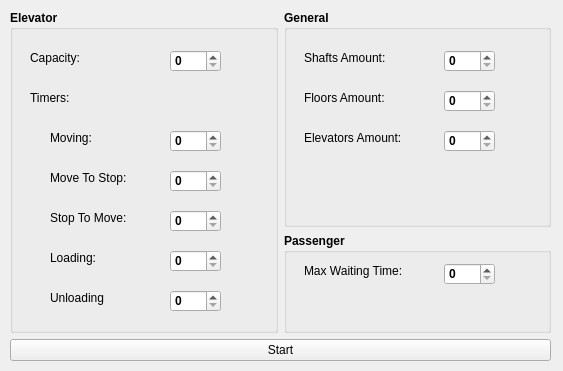
<?xml version="1.0" encoding="UTF-8"?>
<ui version="4.0">
 <class>StartingSettings</class>
 <widget class="QMainWindow" name="StartingSettings">
  <property name="geometry">
   <rect>
    <x>0</x>
    <y>0</y>
    <width>563</width>
    <height>371</height>
   </rect>
  </property>
  <property name="maximumSize">
   <size>
    <width>900</width>
    <height>16777215</height>
   </size>
  </property>
  <property name="windowTitle">
   <string>MainWindow</string>
  </property>
  <widget class="QWidget" name="centralwidget">
   <widget class="QWidget" name="gridLayoutWidget">
    <property name="geometry">
     <rect>
      <x>10</x>
      <y>10</y>
      <width>541</width>
      <height>351</height>
     </rect>
    </property>
    <layout class="QGridLayout" name="gridLayout" columnstretch="0,0">
     <property name="rightMargin">
      <number>0</number>
     </property>
     <item row="2" column="0" colspan="2">
      <widget class="QPushButton" name="buttonStart">
       <property name="text">
        <string>Start</string>
       </property>
      </widget>
     </item>
     <item row="0" column="0" rowspan="2">
      <widget class="QGroupBox" name="elevatorBox">
       <property name="sizePolicy">
        <sizepolicy hsizetype="Maximum" vsizetype="Preferred">
         <horstretch>0</horstretch>
         <verstretch>0</verstretch>
        </sizepolicy>
       </property>
       <property name="maximumSize">
        <size>
         <width>800</width>
         <height>800</height>
        </size>
       </property>
       <property name="font">
        <font>
         <weight>75</weight>
         <bold>true</bold>
        </font>
       </property>
       <property name="title">
        <string>Elevator</string>
       </property>
       <widget class="QLabel" name="label_4">
        <property name="geometry">
         <rect>
          <x>20</x>
          <y>40</y>
          <width>61</width>
          <height>16</height>
         </rect>
        </property>
        <property name="font">
         <font>
          <weight>50</weight>
          <bold>false</bold>
         </font>
        </property>
        <property name="text">
         <string>Capacity:</string>
        </property>
       </widget>
       <widget class="QLabel" name="label_5">
        <property name="geometry">
         <rect>
          <x>20</x>
          <y>80</y>
          <width>61</width>
          <height>16</height>
         </rect>
        </property>
        <property name="font">
         <font>
          <weight>50</weight>
          <bold>false</bold>
         </font>
        </property>
        <property name="text">
         <string>Timers:</string>
        </property>
       </widget>
       <widget class="QLabel" name="label_7">
        <property name="geometry">
         <rect>
          <x>40</x>
          <y>120</y>
          <width>81</width>
          <height>16</height>
         </rect>
        </property>
        <property name="font">
         <font>
          <weight>50</weight>
          <bold>false</bold>
         </font>
        </property>
        <property name="text">
         <string>Moving:</string>
        </property>
       </widget>
       <widget class="QLabel" name="label_8">
        <property name="geometry">
         <rect>
          <x>40</x>
          <y>160</y>
          <width>91</width>
          <height>16</height>
         </rect>
        </property>
        <property name="font">
         <font>
          <weight>50</weight>
          <bold>false</bold>
         </font>
        </property>
        <property name="text">
         <string>Move To Stop:</string>
        </property>
       </widget>
       <widget class="QLabel" name="label_9">
        <property name="geometry">
         <rect>
          <x>40</x>
          <y>200</y>
          <width>91</width>
          <height>16</height>
         </rect>
        </property>
        <property name="font">
         <font>
          <weight>50</weight>
          <bold>false</bold>
         </font>
        </property>
        <property name="text">
         <string>Stop To Move:</string>
        </property>
       </widget>
       <widget class="QLabel" name="label_10">
        <property name="geometry">
         <rect>
          <x>40</x>
          <y>240</y>
          <width>61</width>
          <height>16</height>
         </rect>
        </property>
        <property name="font">
         <font>
          <weight>50</weight>
          <bold>false</bold>
         </font>
        </property>
        <property name="text">
         <string>Loading:</string>
        </property>
       </widget>
       <widget class="QLabel" name="label_11">
        <property name="geometry">
         <rect>
          <x>40</x>
          <y>280</y>
          <width>71</width>
          <height>16</height>
         </rect>
        </property>
        <property name="font">
         <font>
          <weight>50</weight>
          <bold>false</bold>
         </font>
        </property>
        <property name="text">
         <string>Unloading</string>
        </property>
       </widget>
       <widget class="QSpinBox" name="spinCapacity">
        <property name="geometry">
         <rect>
          <x>160</x>
          <y>40</y>
          <width>51</width>
          <height>22</height>
         </rect>
        </property>
       </widget>
       <widget class="QSpinBox" name="spinMoving">
        <property name="geometry">
         <rect>
          <x>160</x>
          <y>120</y>
          <width>51</width>
          <height>22</height>
         </rect>
        </property>
       </widget>
       <widget class="QSpinBox" name="spinMoveToStop">
        <property name="geometry">
         <rect>
          <x>160</x>
          <y>160</y>
          <width>51</width>
          <height>22</height>
         </rect>
        </property>
       </widget>
       <widget class="QSpinBox" name="spinStopToMove">
        <property name="geometry">
         <rect>
          <x>160</x>
          <y>200</y>
          <width>51</width>
          <height>22</height>
         </rect>
        </property>
       </widget>
       <widget class="QSpinBox" name="spinLoading">
        <property name="geometry">
         <rect>
          <x>160</x>
          <y>240</y>
          <width>51</width>
          <height>22</height>
         </rect>
        </property>
       </widget>
       <widget class="QSpinBox" name="spinUnloading">
        <property name="geometry">
         <rect>
          <x>160</x>
          <y>280</y>
          <width>51</width>
          <height>22</height>
         </rect>
        </property>
       </widget>
      </widget>
     </item>
     <item row="1" column="1">
      <widget class="QGroupBox" name="passengerBox">
       <property name="enabled">
        <bool>true</bool>
       </property>
       <property name="sizePolicy">
        <sizepolicy hsizetype="Maximum" vsizetype="Maximum">
         <horstretch>0</horstretch>
         <verstretch>0</verstretch>
        </sizepolicy>
       </property>
       <property name="maximumSize">
        <size>
         <width>400</width>
         <height>100</height>
        </size>
       </property>
       <property name="font">
        <font>
         <weight>75</weight>
         <bold>true</bold>
        </font>
       </property>
       <property name="title">
        <string>Passenger</string>
       </property>
       <widget class="QLabel" name="label_6">
        <property name="geometry">
         <rect>
          <x>20</x>
          <y>30</y>
          <width>111</width>
          <height>16</height>
         </rect>
        </property>
        <property name="font">
         <font>
          <weight>50</weight>
          <bold>false</bold>
         </font>
        </property>
        <property name="text">
         <string>Max Waiting Time:</string>
        </property>
       </widget>
       <widget class="QSpinBox" name="spinMaxWaitingTime">
        <property name="geometry">
         <rect>
          <x>160</x>
          <y>30</y>
          <width>51</width>
          <height>22</height>
         </rect>
        </property>
       </widget>
      </widget>
     </item>
     <item row="0" column="1">
      <widget class="QGroupBox" name="generalBox">
       <property name="enabled">
        <bool>true</bool>
       </property>
       <property name="sizePolicy">
        <sizepolicy hsizetype="Preferred" vsizetype="Preferred">
         <horstretch>0</horstretch>
         <verstretch>0</verstretch>
        </sizepolicy>
       </property>
       <property name="maximumSize">
        <size>
         <width>400</width>
         <height>800</height>
        </size>
       </property>
       <property name="font">
        <font>
         <weight>75</weight>
         <bold>true</bold>
        </font>
       </property>
       <property name="mouseTracking">
        <bool>false</bool>
       </property>
       <property name="contextMenuPolicy">
        <enum>Qt::DefaultContextMenu</enum>
       </property>
       <property name="accessibleDescription">
        <string/>
       </property>
       <property name="title">
        <string>General</string>
       </property>
       <property name="flat">
        <bool>false</bool>
       </property>
       <property name="checkable">
        <bool>false</bool>
       </property>
       <property name="checked">
        <bool>false</bool>
       </property>
       <widget class="QLabel" name="label">
        <property name="geometry">
         <rect>
          <x>20</x>
          <y>40</y>
          <width>91</width>
          <height>16</height>
         </rect>
        </property>
        <property name="font">
         <font>
          <weight>50</weight>
          <bold>false</bold>
         </font>
        </property>
        <property name="text">
         <string>Shafts Amount:</string>
        </property>
       </widget>
       <widget class="QLabel" name="label_3">
        <property name="geometry">
         <rect>
          <x>20</x>
          <y>120</y>
          <width>111</width>
          <height>16</height>
         </rect>
        </property>
        <property name="font">
         <font>
          <weight>50</weight>
          <bold>false</bold>
         </font>
        </property>
        <property name="text">
         <string>Elevators Amount:</string>
        </property>
       </widget>
       <widget class="QLabel" name="label_2">
        <property name="geometry">
         <rect>
          <x>20</x>
          <y>80</y>
          <width>91</width>
          <height>16</height>
         </rect>
        </property>
        <property name="font">
         <font>
          <weight>50</weight>
          <bold>false</bold>
         </font>
        </property>
        <property name="text">
         <string>Floors Amount:</string>
        </property>
       </widget>
       <widget class="QSpinBox" name="spingShaftsAmount">
        <property name="geometry">
         <rect>
          <x>160</x>
          <y>40</y>
          <width>51</width>
          <height>22</height>
         </rect>
        </property>
       </widget>
       <widget class="QSpinBox" name="spinFloorsAmount">
        <property name="geometry">
         <rect>
          <x>160</x>
          <y>80</y>
          <width>51</width>
          <height>22</height>
         </rect>
        </property>
       </widget>
       <widget class="QSpinBox" name="spinElevatorsAmount">
        <property name="geometry">
         <rect>
          <x>160</x>
          <y>120</y>
          <width>51</width>
          <height>22</height>
         </rect>
        </property>
       </widget>
       <zorder>label</zorder>
       <zorder>label_3</zorder>
       <zorder>label_2</zorder>
       <zorder>elevatorBox</zorder>
       <zorder>elevatorBox</zorder>
       <zorder>spingShaftsAmount</zorder>
       <zorder>spinFloorsAmount</zorder>
       <zorder>spinElevatorsAmount</zorder>
      </widget>
     </item>
    </layout>
   </widget>
  </widget>
 </widget>
 <resources/>
 <connections/>
</ui>
